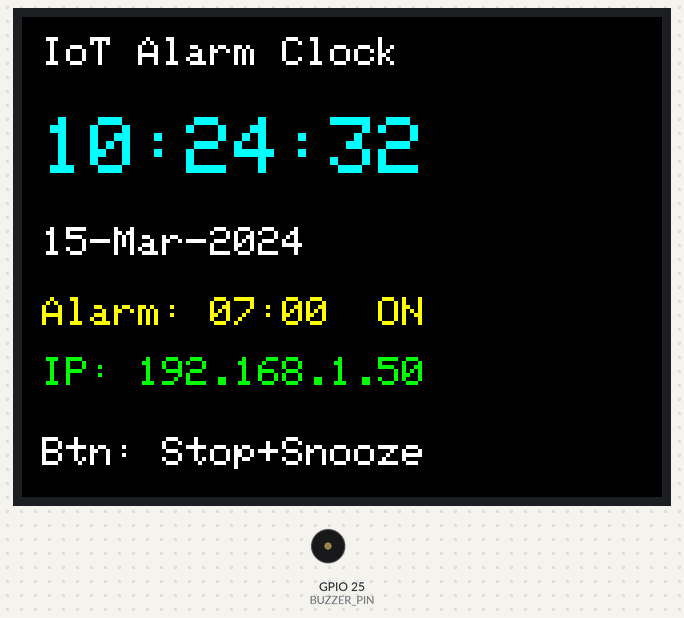
Recording of a sketch running on a simulated ESP32. Parts: 320×240 colour display, buzzer (waves = sounding, pin HIGH). WiFi joins after 1.5 s; servers stay silent unless stated; the local clock reads 2024-03-15 10:24:30 at power-on unless the sketch sets it; what the sketch prints to the serial monitor is not drawn.

Above: at 2.2 s.
At 6.1 s:
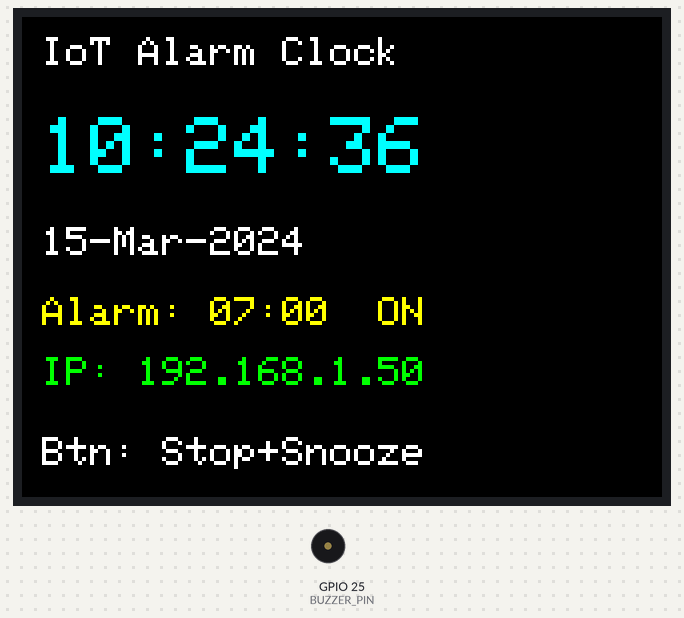
At 10.1 s:
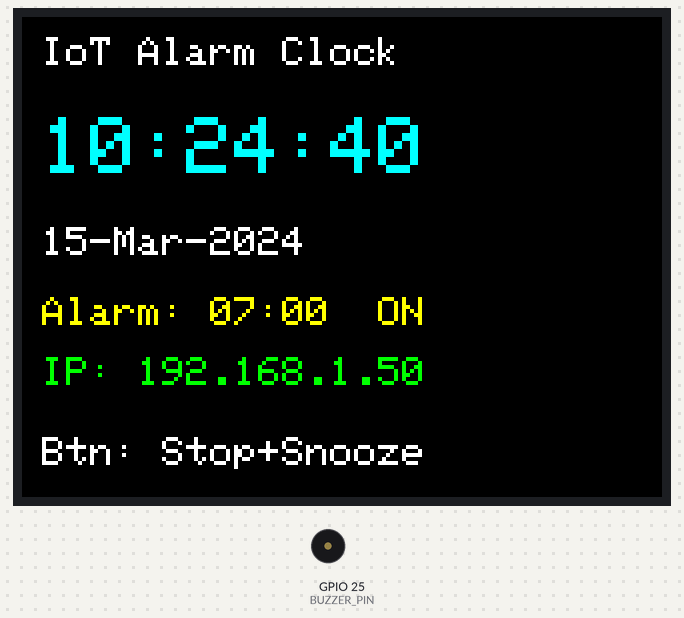
At 19.1 s:
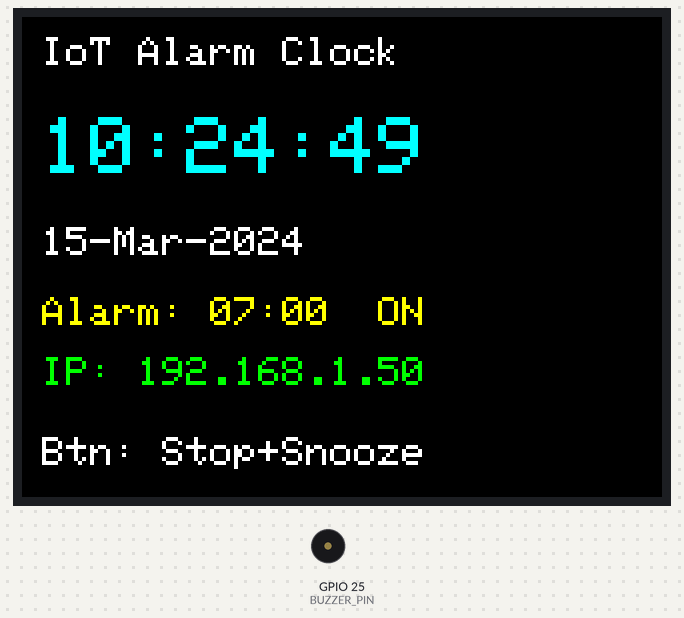
At 28.2 s:
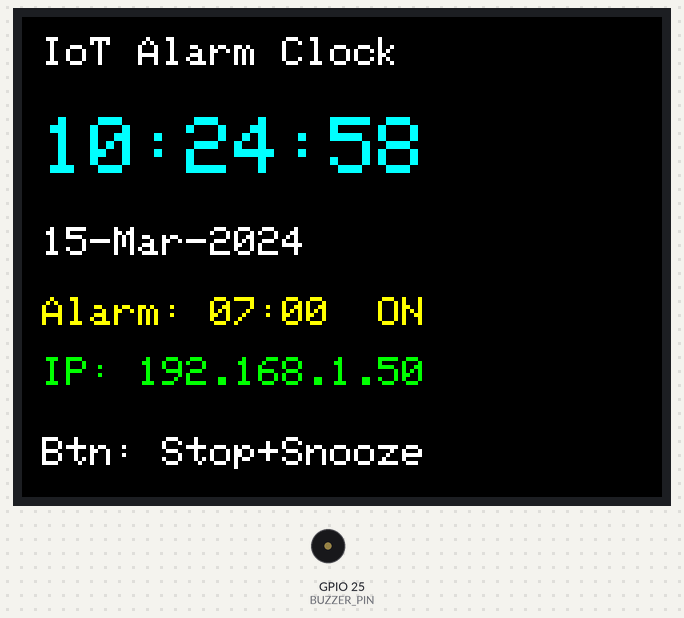
At 37.2 s:
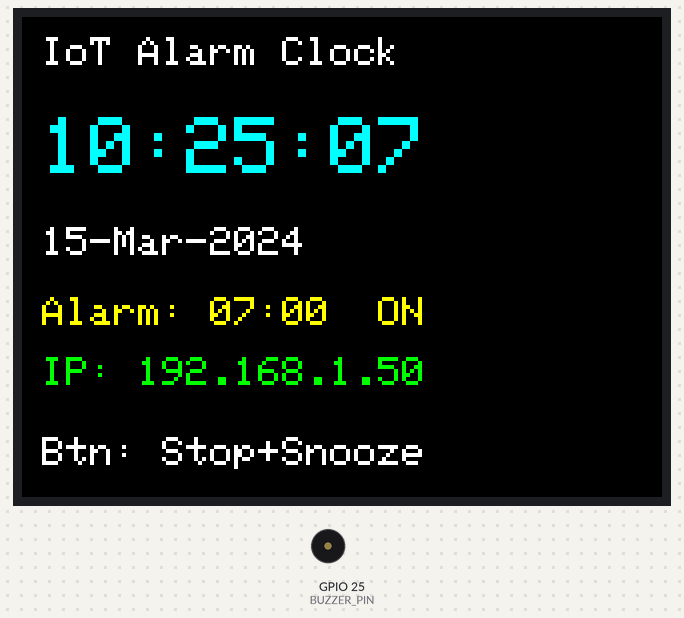

Measured:
- what the display in image 0 shows lasts 1.0 s, from 2.1 s to 3.1 s

The sketch:

ESP32_NTP_Example.ino
```cpp
/*
  ESP32 IoT Digital Alarm Clock (ILI9341 TFT + Buzzer + Stop/Snooze Button)
  - Gets time from NTP (Internet)
  - Displays time/date + alarm status on ILI9341
  - Web page to set alarm from phone/PC (same WiFi)
  - Buzzer rings at alarm time
  - Button stops ringing + snoozes 5 minutes

  ===== WIRING (PCB-Ready) =====
  ILI9341  -> ESP32
  VCC      -> 3V3
  GND      -> GND
  CS       -> GPIO5
  DC       -> GPIO2
  RST      -> GPIO4
  MOSI     -> GPIO23
  SCK      -> GPIO18
  MISO     -> GPIO19 (optional)
  LED      -> 3V3

  BUZZER + -> GPIO25
  BUZZER - -> GND

  Push BUTTON one side -> GPIO27
  push BUTTON other    -> GND   (uses INPUT_PULLUP)

  add an on/off switch

  add a seral line for unused pins, including vcc/3v3/5v/gnd pins

  add battery segment
*/

#include <WiFi.h>
#include <WebServer.h>
#include <time.h>
#include <SPI.h>
#include <Adafruit_GFX.h>
#include <Adafruit_ILI9341.h>

// ====== TFT pins ======
#define TFT_CS   5
#define TFT_DC   2
#define TFT_RST  4
Adafruit_ILI9341 tft(TFT_CS, TFT_DC, TFT_RST);

// ====== IO ======
#define BUZZER_PIN 25
#define BTN_STOP   27

// ====== WiFi (EDIT THESE) ======
//const char* WIFI_SSID = "YOUR_WIFI_NAME";
//const char* WIFI_PASS = "YOUR_WIFI_PASSWORD";

const char* WIFI_SSID = "Wokwi-GUEST";
const char* WIFI_PASS = "";


// ====== Timezone (Bangladesh = UTC+6) ======
const long GMT_OFFSET_SEC = 6 * 3600;
const int  DST_OFFSET_SEC = 0;

// ====== Alarm state ======
int  alarmHour = 7;
int  alarmMin  = 0;
bool alarmEnabled = true;

bool ringing = false;
unsigned long ringStartMs = 0;
const unsigned long RING_DURATION_MS = 60UL * 1000UL; // ring max 60 sec

// Snooze minutes
const int SNOOZE_MINUTES = 5;

WebServer server(80);

// ---------- Buzzer control (Active buzzer: HIGH/LOW) ----------
void buzzerOn()  { digitalWrite(BUZZER_PIN, HIGH); }
void buzzerOff() { digitalWrite(BUZZER_PIN, LOW);  }

// ---------- Helpers ----------
String twoDigits(int v) {
  if (v < 10) return "0" + String(v);
  return String(v);
}

String ipToString(const IPAddress& ip) {
  return String(ip[0]) + "." + String(ip[1]) + "." + String(ip[2]) + "." + String(ip[3]);
}

// ---------- WEB UI ----------
String makeHtmlPage(const String& nowStr, const String& ipStr) {
  String html = R"(
<!DOCTYPE html><html>
<head>
<meta name="viewport" content="width=device-width, initial-scale=1">
<title>ESP32 Alarm Clock</title>
<style>
body{font-family:Arial;background:#f4f6f8;padding:18px;}
.card{max-width:460px;margin:auto;background:#fff;border-radius:14px;
box-shadow:0 6px 18px rgba(0,0,0,.08);padding:16px;}
h2{margin:6px 0 10px;}
.row{margin:10px 0;}
input{width:80px;padding:10px;font-size:16px;border:1px solid #ddd;border-radius:10px;}
button{padding:10px 14px;font-size:16px;border:0;border-radius:10px;cursor:pointer;}
.btn{background:#1976d2;color:#fff;}
.btn2{background:#e53935;color:#fff;text-decoration:none;padding:10px 14px;border-radius:10px;display:inline-block;}
small{color:#555;}
.badge{display:inline-block;background:#eef2ff;border:1px solid #dbe2ff;
padding:6px 10px;border-radius:999px;font-size:13px;}
</style>
</head>
<body>
<div class="card">
  <h2>ESP32 IoT Alarm Clock</h2>
  <div class="row"><span class="badge">Now: )" + nowStr + R"(</span></div>
  <div class="row"><small>Device IP: )" + ipStr + R"(</small></div>

  <form class="row" action="/set" method="GET">
    <div class="row">
      <label>Alarm Hour (0-23):</label><br>
      <input name="hh" type="number" min="0" max="23" required>
    </div>
    <div class="row">
      <label>Alarm Min (0-59):</label><br>
      <input name="mm" type="number" min="0" max="59" required>
    </div>
    <div class="row">
      <label><input type="checkbox" name="en" value="1"> Enable Alarm</label>
    </div>
    <button class="btn" type="submit">Save Alarm</button>
  </form>

  <div class="row">
    <a class="btn2" href="/stop">Stop Ringing</a>
  </div>

  <div class="row"><small>Tip: Button on GPIO27 also stops + snoozes 5 minutes.</small></div>
</div>
</body></html>
)";
  return html;
}

void handleRoot() {
  tm tminfo;
  String nowStr = "N/A";
  if (getLocalTime(&tminfo)) {
    char buf[32];
    strftime(buf, sizeof(buf), "%Y-%m-%d %H:%M:%S", &tminfo);
    nowStr = String(buf);
  }
  String ipStr = (WiFi.isConnected()) ? ipToString(WiFi.localIP()) : "Not connected";
  server.send(200, "text/html", makeHtmlPage(nowStr, ipStr));
}

void handleSet() {
  if (!server.hasArg("hh") || !server.hasArg("mm")) {
    server.send(400, "text/plain", "Missing hh/mm");
    return;
  }

  int hh = server.arg("hh").toInt();
  int mm = server.arg("mm").toInt();

  if (hh < 0 || hh > 23 || mm < 0 || mm > 59) {
    server.send(400, "text/plain", "Invalid time values");
    return;
  }

  alarmHour = hh;
  alarmMin  = mm;
  alarmEnabled = server.hasArg("en"); // checkbox present -> true

  String msg = "Saved Alarm: " + twoDigits(alarmHour) + ":" + twoDigits(alarmMin) +
               (alarmEnabled ? " (ENABLED)" : " (DISABLED)");
  server.send(200, "text/plain", msg);
}

void handleStop() {
  ringing = false;
  buzzerOff();
  server.send(200, "text/plain", "Alarm stopped.");
}

// ---------- DISPLAY ----------
void drawClockScreen(const tm &tminfo, const String& ipStr) {
  static int lastSec = -1;
  if (tminfo.tm_sec == lastSec) return;
  lastSec = tminfo.tm_sec;

  char timeStr[16];
  strftime(timeStr, sizeof(timeStr), "%H:%M:%S", &tminfo);

  char dateStr[24];
  strftime(dateStr, sizeof(dateStr), "%d-%b-%Y", &tminfo);

  tft.fillScreen(ILI9341_BLACK);

  // Title
  tft.setTextColor(ILI9341_WHITE);
  tft.setTextSize(2);
  tft.setCursor(10, 10);
  tft.print("IoT Alarm Clock");

  // Time
  tft.setTextColor(ILI9341_CYAN);
  tft.setTextSize(4);
  tft.setCursor(10, 50);
  tft.print(timeStr);

  // Date
  tft.setTextColor(ILI9341_WHITE);
  tft.setTextSize(2);
  tft.setCursor(10, 105);
  tft.print(dateStr);

  // Alarm line
  tft.setTextColor(ILI9341_YELLOW);
  tft.setTextSize(2);
  tft.setCursor(10, 140);
  tft.print("Alarm: ");
  tft.print(twoDigits(alarmHour));
  tft.print(":");
  tft.print(twoDigits(alarmMin));
  tft.print("  ");
  tft.print(alarmEnabled ? "ON" : "OFF");

  // IP
  tft.setTextColor(ILI9341_GREEN);
  tft.setTextSize(2);
  tft.setCursor(10, 170);
  tft.print("IP: ");
  tft.print(ipStr);

  // Status
  if (ringing) {
    tft.setTextColor(ILI9341_RED);
    tft.setTextSize(3);
    tft.setCursor(10, 205);
    tft.print("ALARM RINGING!");
  } else {
    tft.setTextColor(ILI9341_WHITE);
    tft.setTextSize(2);
    tft.setCursor(10, 210);
    tft.print("Btn: Stop+Snooze");
  }
}

// ---------- ALARM LOGIC ----------
void applySnooze() {
  int total = alarmHour * 60 + alarmMin + SNOOZE_MINUTES;
  total %= (24 * 60);
  alarmHour = total / 60;
  alarmMin  = total % 60;
}

void checkAlarm(const tm &tminfo) {
  if (!alarmEnabled) return;

  // Trigger exactly at HH:MM:00
  if (!ringing &&
      tminfo.tm_hour == alarmHour &&
      tminfo.tm_min  == alarmMin &&
      tminfo.tm_sec  == 0) {
    ringing = true;
    ringStartMs = millis();
  }

  if (ringing) {
    // Beep pattern: 300ms ON / 300ms OFF
    unsigned long phase = (millis() / 300) % 2;
    if (phase == 0) buzzerOn(); else buzzerOff();

    // Button stops + snoozes
    if (digitalRead(BTN_STOP) == LOW) {
      ringing = false;
      buzzerOff();
      applySnooze();
      delay(250); // basic debounce
      return;
    }

    // Auto stop after duration
    if (millis() - ringStartMs > RING_DURATION_MS) {
      ringing = false;
      buzzerOff();
    }
  }
}

// ---------- WIFI CONNECT ----------
bool connectWiFiWithTimeout(unsigned long timeoutMs) {
  WiFi.mode(WIFI_STA);
  WiFi.begin(WIFI_SSID, WIFI_PASS);

  unsigned long start = millis();
  while (WiFi.status() != WL_CONNECTED && millis() - start < timeoutMs) {
    delay(250);
  }
  return (WiFi.status() == WL_CONNECTED);
}

void setup() {
  pinMode(BUZZER_PIN, OUTPUT);
  buzzerOff();

  pinMode(BTN_STOP, INPUT_PULLUP);

  Serial.begin(115200);
  delay(300);

  // TFT init
  tft.begin();
  tft.setRotation(1);
  tft.fillScreen(ILI9341_BLACK);
  tft.setTextColor(ILI9341_WHITE);
  tft.setTextSize(2);
  tft.setCursor(10, 40);
  tft.print("Starting...");

  // WiFi
  tft.setCursor(10, 80);
  tft.print("Connecting WiFi...");
  bool ok = connectWiFiWithTimeout(15000);

  // NTP Time
  if (ok) {
    tft.setCursor(10, 110);
    tft.print("WiFi OK. NTP sync...");
    configTime(GMT_OFFSET_SEC, DST_OFFSET_SEC, "pool.ntp.org", "time.nist.gov");
  } else {
    tft.setCursor(10, 110);
    tft.print("WiFi failed.");
  }

  // Web server
  server.on("/", handleRoot);
  server.on("/set", handleSet);
  server.on("/stop", handleStop);
  server.begin();

  Serial.print("WiFi: ");
  Serial.println(ok ? "Connected" : "Not connected");
  if (ok) {
    Serial.print("IP: ");
    Serial.println(WiFi.localIP());
  }
}

void loop() {
  server.handleClient();

  tm tminfo;
  String ipStr = WiFi.isConnected() ? ipToString(WiFi.localIP()) : "No WiFi";

  if (getLocalTime(&tminfo)) {
    drawClockScreen(tminfo, ipStr);
    checkAlarm(tminfo);
  } else {
    // If time not available yet, show message
    static unsigned long lastMsg = 0;
    if (millis() - lastMsg > 1000) {
      lastMsg = millis();
      tft.fillScreen(ILI9341_BLACK);
      tft.setTextColor(ILI9341_WHITE);
      tft.setTextSize(2);
      tft.setCursor(10, 60);
      tft.print("Waiting for NTP...");
      tft.setCursor(10, 95);
      tft.print("Check WiFi / SSID");
      tft.setCursor(10, 130);
      tft.print("IP: ");
      tft.print(ipStr);
    }
  }

  delay(20);
}
```
